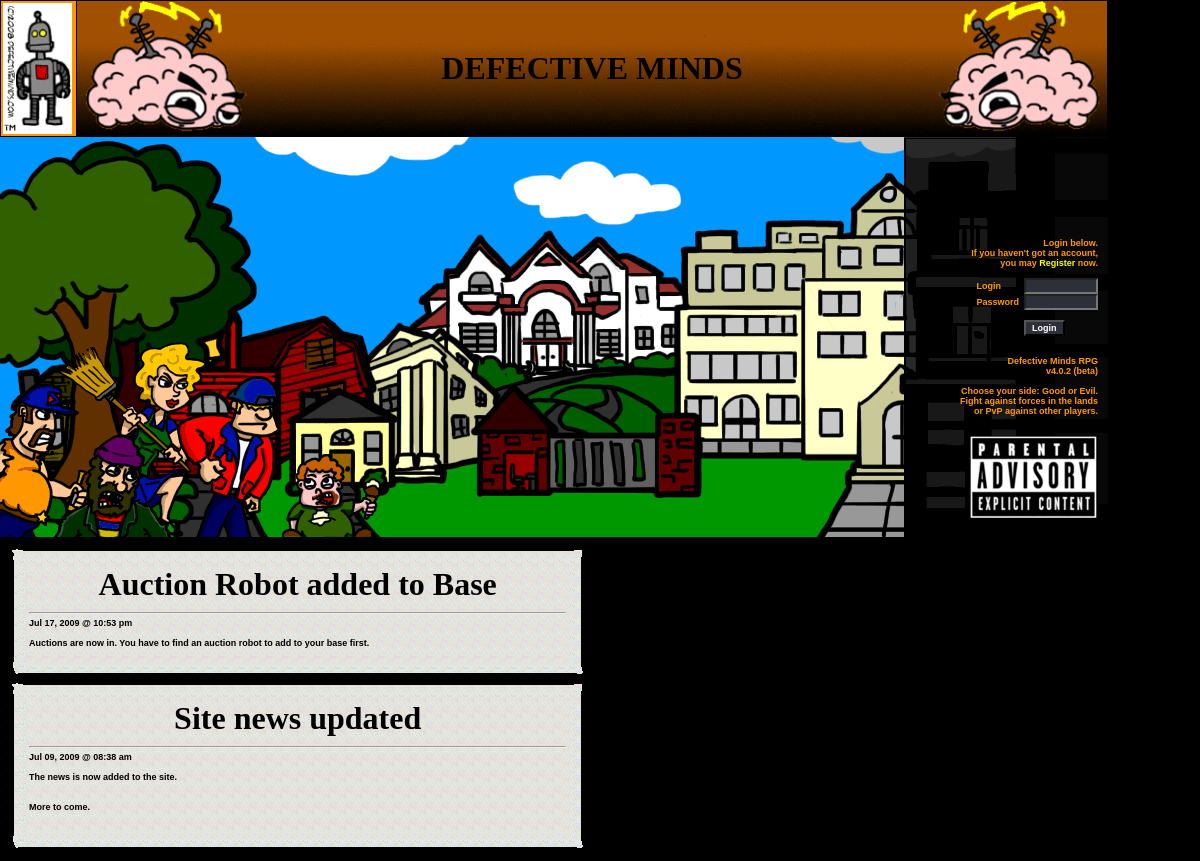
The page / on the database its author committed.
### tables this page shows
CREATE TABLE IF NOT EXISTS `news` (
  `id` int(11) NOT NULL AUTO_INCREMENT,
  `headline` text NOT NULL,
  `message` text NOT NULL,
  `category1` text NOT NULL,
  `category2` text NOT NULL,
  `category3` text NOT NULL,
  `category4` text NOT NULL,
  `submitter` int(11) NOT NULL DEFAULT '0',
  `time` datetime NOT NULL DEFAULT '0000-00-00 00:00:00',
  `image_url` text NOT NULL,
  `image_link` text NOT NULL,
  `image_alt` text NOT NULL,
  `topstory` text NOT NULL,
  `published` text NOT NULL,
  `views` int(11) NOT NULL DEFAULT '0',
  `rating` text NOT NULL,
  `sfw` text NOT NULL,
  PRIMARY KEY (`id`)
);

### dm_config.php (called while the page is built, shortened)
<?php
include("dm_time.php");
include("rpg_funcs.php");
function b4time($whattime)
{
    include("dm_time.php");
    list($adate,$atime)=explode(" ",$whattime);
    list($tyear,$tmonth,$tday)  = explode("-",$adate);
    list($thour,$tminute,$tsec) = explode(":",$atime);
    $nmonth = $month_name[intval($tmonth)];
    $ampm="am";
    if($thour>11) { $ampm="pm"; $thour=$thour-12; }
    if($thour<10) $thour="0".intval($thour);
    return "$nmonth $tday, $tyear @ $thour:$tminute $ampm\n";
}
function smiles($text)
{
    $query = "select * from smilies";
    $smiley_result = dm_query($query);
    $num_smilies=mysql_num_rows($smiley_result);
    if($num_smilies>0)
    {
        for($i=0;$i<$num_smilies;$i++)
        {
            $der = mysql_fetch_array($smiley_result);
            $from=$der['sfrom'];
            $to=$der['sto'];
            $text=str_replace($from,$to,$text);
        }
    }
	$data=$GLOBALS['data'];
    $text=str_replace("[usr]" ,"Users Online :".usersonline($data->name),$text);
    $text=str_replace("[usrs]","Users Logged In :".usersloggedin(),$text);
    $text=str_replace("[users_logged_details]",users_logged_details($data->name),$text);
    $text=str_replace("-{","[",$text);
    $text=str_replace("}-","]",$text);
    return nl2br($text);
}
function odb()
{
    $mysql = mysql_connect($GLOBALS['authdbaddress'], $GLOBALS['authdbuser'], $GLOBALS['authdbpass']);
    return $mysql;
}
function dm_getnewsdata($news)
{
    $query="select * from news where id = '$news'";
    $result=dm_query($query);
    if(mysql_num_rows($result) >0 ) $news = mysql_fetch_object($result);
    return $news;
}
function dm_getnewslist($newssearch)
{
    $newsbeg=$GLOBALS['top'];
    $newsend=$GLOBALS['bot'];
    $query = "select * from news where topstory!='yes' and published='yes' ";
    if(empty($newsbeg)) $newsbeg=0; if(empty($newsend)) $newsend=10;
    $query .= " order by time desc limit $newsbeg,$newsend";
    $result = dm_query($query);
    $numnews=mysql_num_rows($result);
    $i=0;
    while($i<$numnews)
    {
        $der = mysql_fetch_array($result);
        $newslist[$i] = $der['id'];
        $i=$i+1;
    }
    return $newslist;
}
function dm_query($query)
{
    $mysql=odb(); $result=mysql_query($query,$mysql) or die(mysql_error());
    return $result;
}
function usersonline($name)
{
    $REMOTE_ADDR=getenv("REMOTE_ADDR"); $PHP_SELF=$_SERVER['PHP_SELF'];
    $refer=getenv("HTTP_REFERER");
    $timeoutseconds = 300;
    $timestamp = time();
    if(empty($name))
    {
        $insert = dm_query("INSERT INTO useronline VALUES ('$refer','$timestamp','$REMOTE_ADDR', '$PHP_SELF', TRUE, '$name')");
    }
    $result = dm_query("SELECT DISTINCT ip FROM useronline");
    $user = mysql_num_rows($result);
    return $user;
}
function usersloggedin()
{
    $result = dm_query("SELECT DISTINCT name FROM useronline WHERE loggedin='1'");
    $user = mysql_num_rows($result);
    return $user;
}
function users_logged_details()
{
    $result = dm_query("SELECT DISTINCT name,page FROM useronline WHERE loggedin='1'");
    $nusers = mysql_num_rows($result);
    $user="";
    for($i=0;$i<$nusers;$i++)
    {
		$usrdata=mysql_fetch_object($result);
        $usrdata->page=str_replace("/","",$usrdata->page);
		$user.="$usrdata->name ($usrdata->page)";
    }
    return $user;
}

### dm_time.php (called while the page is built, shortened)
<?php
$month_name[1]="Jan";
$month_name[2]="Feb";
$month_name[3]="Mar";
$month_name[4]="Apr";
$month_name[5]="May";
$month_name[6]="Jun";
$month_name[7]="Jul";
$month_name[8]="Aug";
$month_name[9]="Sep";
$month_name[10]="Oct";
$month_name[11]="Nov";
$month_name[12]="Dec";

### news.php (the view, shortened to what this page needs)
<?php
function shownews()
{
    echo "<table border=0 cellspacing=0 cellpadding=1 bgcolor=#000000 width=100%><tr><td>";
    echo "<table border=0 width=100% ><tr>";
    echo "<td valign=top class=td_cat>";
    include("dm_time.php");
	$month_name=$GLOBALS['month_name'];
    $newslist=dm_getnewslist($newssearch);
    echo "<table border=0 width=100% align=left>";
    for($i=0;$i<count($newslist);$i++)
    {
        $news=dm_getnewsdata($newslist[$i]);
        echo "<tr>";
        echo "<td valign=top>" ;
        echo "<table width=100% border=0><tr><td>";
        echo "<center><font class=dm_newshead>$news->headline";
        echo "</td></tr><tr><td>";
		echo "<hr>";
        echo "<font class=dm_news align=right>".b4time($news->time)."</font><br><br>";
		echo "<font class=dm_news>";
        echo nl2br(smiles($news->message));
        echo "</font>";
        echo "</td></tr>";
                    echo "</table>";
        echo "</td></tr>";
    }
    echo "</table>";
    echo "<br>";
    echo "</td></tr></table>";
    echo "</td></tr></table>";
}
shownews();
include("rpg_footer.php");
?>

### rpg.css (style rules this page uses)
body { scrollbar-base-color: #f08000; scrollbar-arrow-color: #f0c000; scrollbar-darkshadow-color: #a07000; font-family: Verdana, Arial, Helvetica, sans-serif; font-size: xx-small; font-style: bold; color: #ffffff; }
.dm_news { font-family: Verdana, Arial, Helvetica, sans-serif; font-size: xx-small; font-style: normal; color: #000000; hbackground-color:#ffffff; hborder-color: #505050; hborder-width: 3; }
.dm_newshead { font-family: times new roman; font-size: xx-large; font-style: normal; color: #000000; hbackground-color:#ffffff; hborder-color: #505050; hborder-width: 3; }
td { font-family: Verdana, Arial, Helvetica, sans-serif; font-size: xx-small; font-weight: bold; color: #ff9900; }

### rows shown on the page
news: headline "Auction Robot added to Base", time "Jul 17, 2009 @ 10:53 pm"
news: headline "Site news updated", time "Jul 09, 2009 @ 08:38 am"

### other values the page prints
$dm_version "v4.0.2 (beta)"
smiles($news->message) "Auctions are now in. You have to find an auction robot to add to your base first."
smiles($news->message) "The news is now added to the site. More to come."
